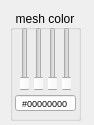
<?xml version="1.0" encoding="UTF-8"?>
<ui version="4.0">
 <class>dpColorWidget</class>
 <widget class="QWidget" name="dpColorWidget">
  <property name="geometry">
   <rect>
    <x>0</x>
    <y>0</y>
    <width>94</width>
    <height>125</height>
   </rect>
  </property>
  <property name="windowTitle">
   <string>Form</string>
  </property>
  <property name="value" stdset="0">
   <color>
    <red>0</red>
    <green>0</green>
    <blue>0</blue>
   </color>
  </property>
  <widget class="QGroupBox" name="colorGroup">
   <property name="geometry">
    <rect>
     <x>10</x>
     <y>10</y>
     <width>71</width>
     <height>111</height>
    </rect>
   </property>
   <property name="title">
    <string>mesh color</string>
   </property>
   <property name="alignment">
    <set>Qt::AlignCenter</set>
   </property>
   <property name="flat">
    <bool>false</bool>
   </property>
   <widget class="QLineEdit" name="editRGBA">
    <property name="geometry">
     <rect>
      <x>5</x>
      <y>85</y>
      <width>61</width>
      <height>16</height>
     </rect>
    </property>
    <property name="font">
     <font>
      <pointsize>7</pointsize>
     </font>
    </property>
    <property name="text">
     <string>#00000000</string>
    </property>
    <property name="frame">
     <bool>true</bool>
    </property>
    <property name="echoMode">
     <enum>QLineEdit::Normal</enum>
    </property>
    <property name="alignment">
     <set>Qt::AlignCenter</set>
    </property>
    <property name="clearButtonEnabled">
     <bool>false</bool>
    </property>
   </widget>
   <widget class="QSlider" name="sliderG">
    <property name="geometry">
     <rect>
      <x>24</x>
      <y>17</y>
      <width>9</width>
      <height>64</height>
     </rect>
    </property>
    <property name="maximum">
     <number>255</number>
    </property>
    <property name="orientation">
     <enum>Qt::Vertical</enum>
    </property>
   </widget>
   <widget class="QSlider" name="sliderA">
    <property name="geometry">
     <rect>
      <x>52</x>
      <y>17</y>
      <width>9</width>
      <height>64</height>
     </rect>
    </property>
    <property name="maximum">
     <number>255</number>
    </property>
    <property name="orientation">
     <enum>Qt::Vertical</enum>
    </property>
   </widget>
   <widget class="QSlider" name="sliderB">
    <property name="geometry">
     <rect>
      <x>38</x>
      <y>17</y>
      <width>9</width>
      <height>64</height>
     </rect>
    </property>
    <property name="maximum">
     <number>255</number>
    </property>
    <property name="orientation">
     <enum>Qt::Vertical</enum>
    </property>
   </widget>
   <widget class="QSlider" name="sliderR">
    <property name="geometry">
     <rect>
      <x>10</x>
      <y>17</y>
      <width>9</width>
      <height>64</height>
     </rect>
    </property>
    <property name="accessibleName">
     <string>R</string>
    </property>
    <property name="autoFillBackground">
     <bool>false</bool>
    </property>
    <property name="styleSheet">
     <string notr="true">selection-color: rgb(255, 0, 0);
selection-background-color: rgb(0, 0, 255);</string>
    </property>
    <property name="maximum">
     <number>255</number>
    </property>
    <property name="orientation">
     <enum>Qt::Vertical</enum>
    </property>
   </widget>
  </widget>
 </widget>
 <resources/>
 <connections/>
 <slots>
  <slot>rValueChanged(int)</slot>
  <slot>gValueChanged(int)</slot>
  <slot>bValueChanged(int)</slot>
  <slot>aValueChanged(int)</slot>
 </slots>
</ui>
